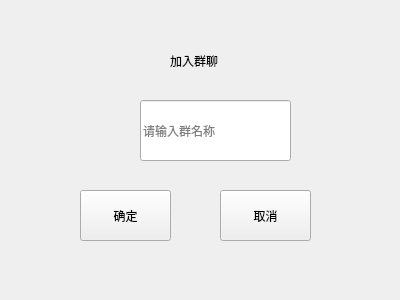
<?xml version="1.0" encoding="UTF-8"?>
<ui version="4.0">
 <class>JoinGroup</class>
 <widget class="QWidget" name="JoinGroup">
  <property name="geometry">
   <rect>
    <x>0</x>
    <y>0</y>
    <width>400</width>
    <height>300</height>
   </rect>
  </property>
  <property name="windowTitle">
   <string>Form</string>
  </property>
  <widget class="QLineEdit" name="lineEdit_groupname">
   <property name="geometry">
    <rect>
     <x>140</x>
     <y>100</y>
     <width>151</width>
     <height>61</height>
    </rect>
   </property>
   <property name="placeholderText">
    <string>请输入群名称</string>
   </property>
  </widget>
  <widget class="QPushButton" name="pushButton_yes">
   <property name="geometry">
    <rect>
     <x>80</x>
     <y>190</y>
     <width>91</width>
     <height>51</height>
    </rect>
   </property>
   <property name="text">
    <string>确定</string>
   </property>
  </widget>
  <widget class="QLabel" name="label">
   <property name="geometry">
    <rect>
     <x>170</x>
     <y>40</y>
     <width>111</width>
     <height>41</height>
    </rect>
   </property>
   <property name="text">
    <string>加入群聊</string>
   </property>
  </widget>
  <widget class="QPushButton" name="pushButton_no">
   <property name="geometry">
    <rect>
     <x>220</x>
     <y>190</y>
     <width>91</width>
     <height>51</height>
    </rect>
   </property>
   <property name="text">
    <string>取消</string>
   </property>
  </widget>
 </widget>
 <resources/>
 <connections/>
</ui>
